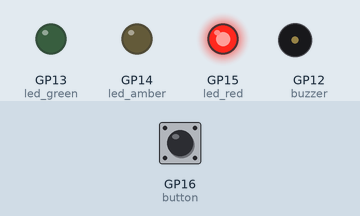
Recording of a program running on a simulated Raspberry Pi Pico running MicroPython. On the bench: output pins drawn as LEDs (lit = HIGH), buzzer (waves = sounding, pin HIGH). The test bench sets the inputs (shaded band); at power-on: GP16 (button) LOW. Threads take turns every 2 ms.

Above: at 1.2 s.
1.3 s: GP16 (button) pulled HIGH for 0.15 s
At 5.7 s:
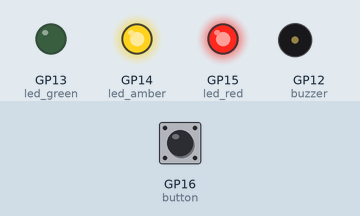
At 8.4 s:
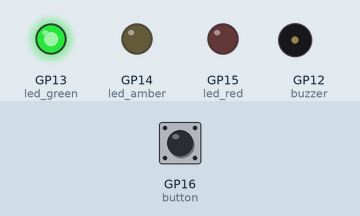
Timing chart, 0 to 27.5 s (numbered marks = the images above; inputs shaded):
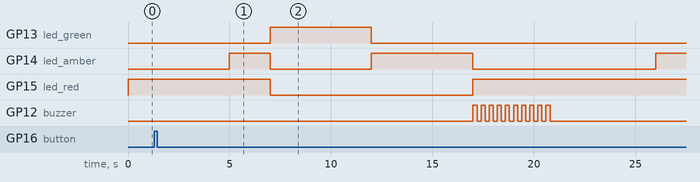

The program:

Trfikk_lys_kode.py
```python
import machine
import utime
import _thread

led_red = machine.Pin(15, machine.Pin.OUT)
led_amber = machine.Pin(14, machine.Pin.OUT)
led_green = machine.Pin(13, machine.Pin.OUT)
button = machine.Pin(16, machine.Pin.IN, machine.Pin.PULL_DOWN)
buzzer = machine.Pin(12, machine.Pin.OUT)

button_pressed = False
lock = _thread.allocate_lock()

def button_reader_thread():
    global button_pressed
    while True:
        if button.value() == 1:
            with lock:
                button_pressed = True
            utime.sleep(0.1)  # Debounce delay
        utime.sleep(0.01)  # Polling delay

_thread.start_new_thread(button_reader_thread, ())

def activate_buzzer():
    for _ in range(10):
        buzzer.value(1)
        utime.sleep(0.2)
        buzzer.value(0)
        utime.sleep(0.2)

def traffic_light_sequence():
    led_red.value(1)
    utime.sleep(5)
    led_amber.value(1)
    utime.sleep(2)
    led_red.value(0)
    led_amber.value(0)
    led_green.value(1)
    utime.sleep(5)
    led_green.value(0)
    led_amber.value(1)
    utime.sleep(5)
    led_amber.value(0)

while True:
    if button_pressed:
        with lock:
            button_pressed = False
        led_red.value(1)
        activate_buzzer()

    traffic_light_sequence()
```

Measured:
- after the input at 1.3 s, GP13 (led_green): goes on until 12.0 s, then stays LOW; GP15 (led_red): goes on until 17.0 s, then stays HIGH; GP12 (buzzer): alternates HIGH for 0.20 s and LOW for 0.20 s, 20 changes in all, then stays LOW, starting after 15.7 s
